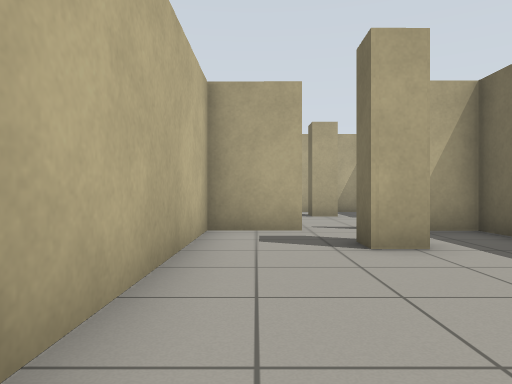
View 1 (above)

24 first-person views from a walk through a Gazebo world. The camera is 0.72 m above the floor, looks level and sees 70° across. The floor is counted in squares, 1 m on a side. Each view is taken from the middle of a square. On the plan, view 1 faces up. The plan holds only what a view shows up to about 11 squares ahead; the rest is blank.

View 2
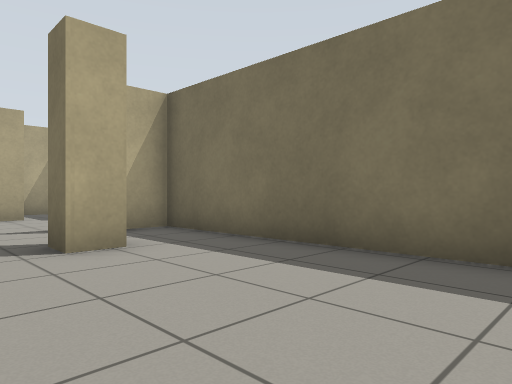

View 3
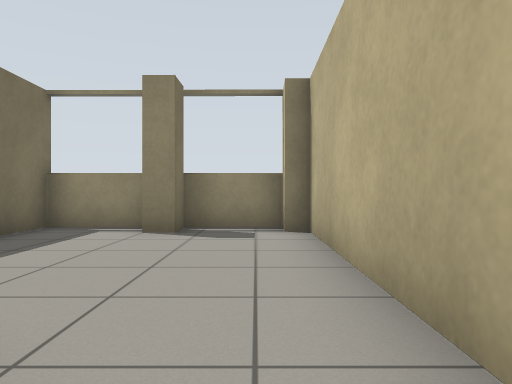

View 4
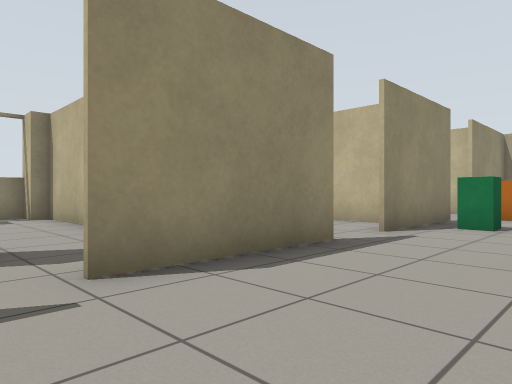

View 5
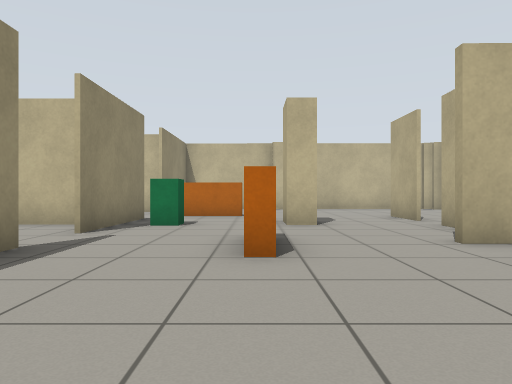

View 6
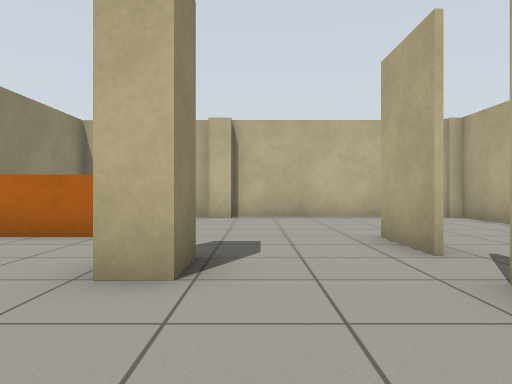

View 7
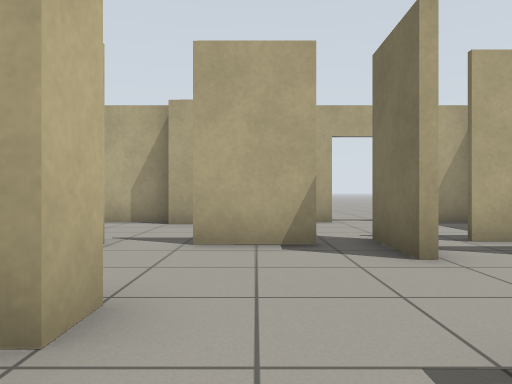

View 8
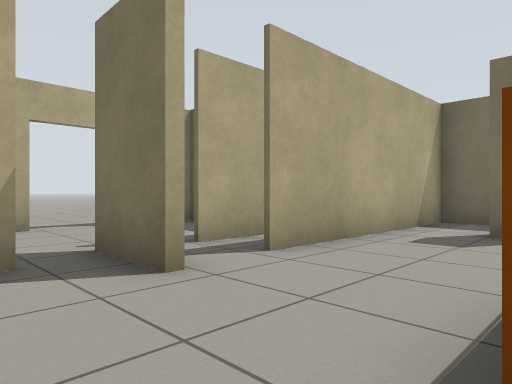

View 9
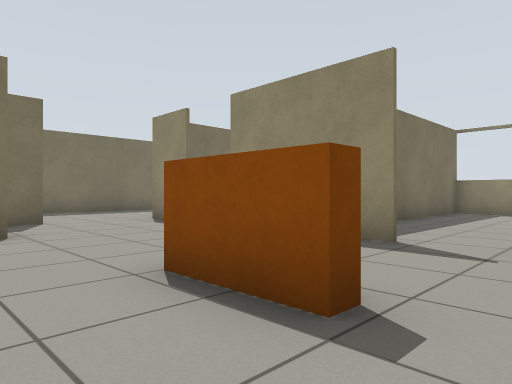

View 10
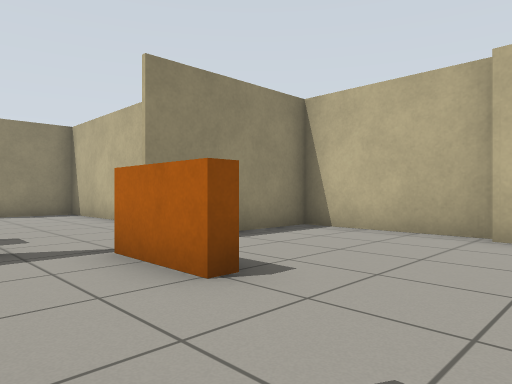

View 11
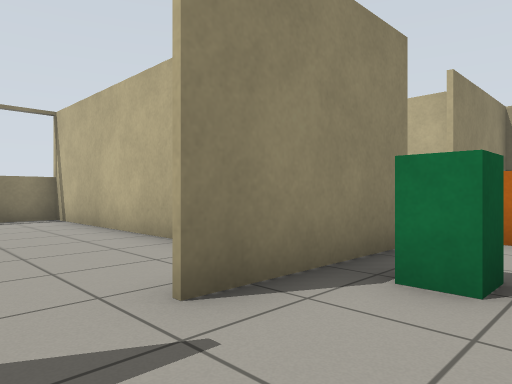

View 12
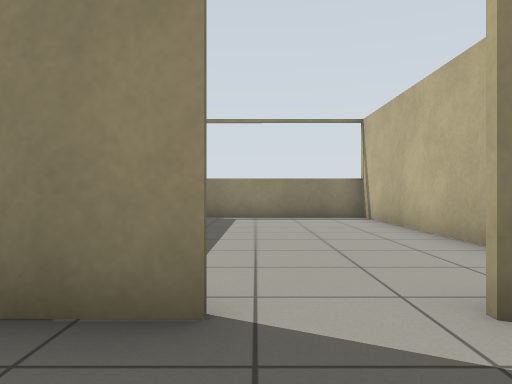

View 13
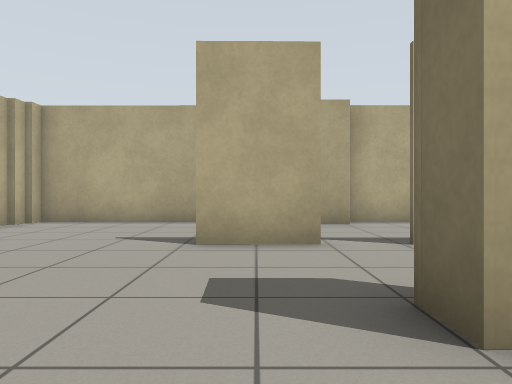

View 14
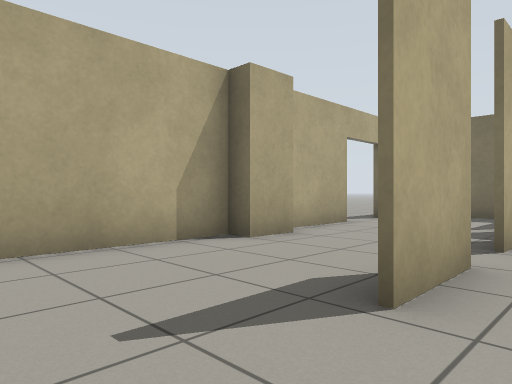

View 15
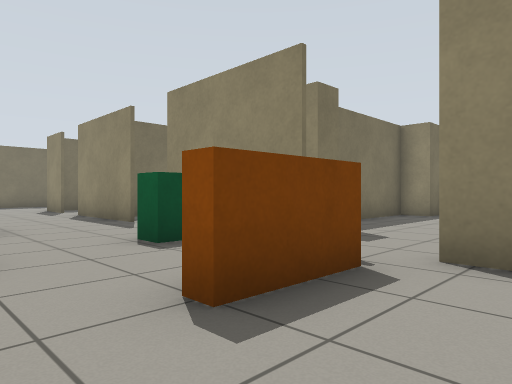

View 16
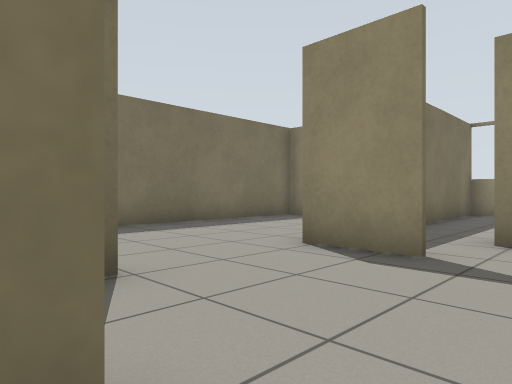

View 17
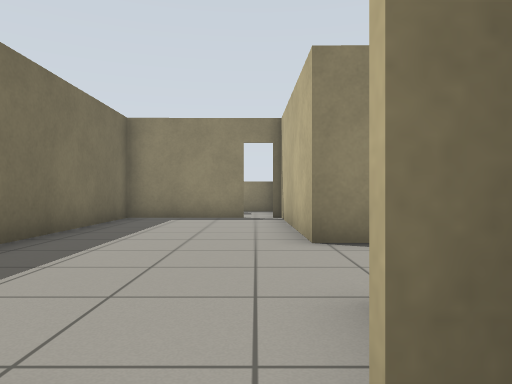

View 18
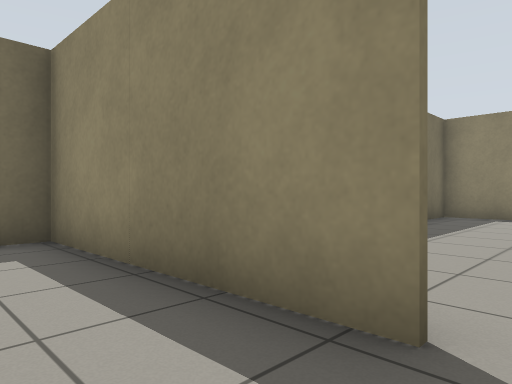

View 19
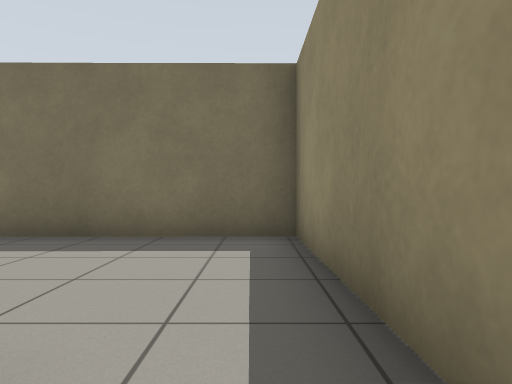

View 20
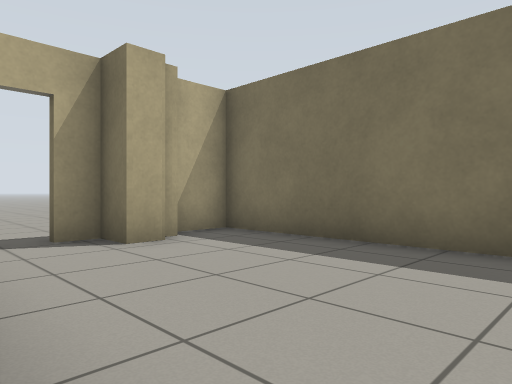

View 21
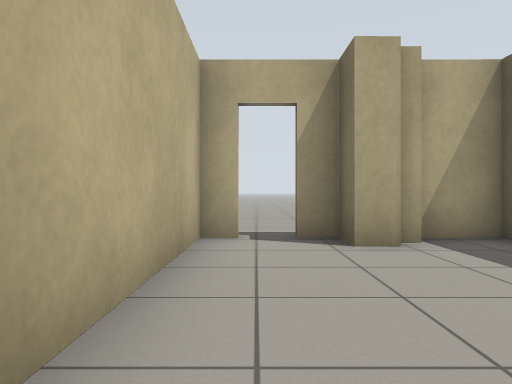

View 22
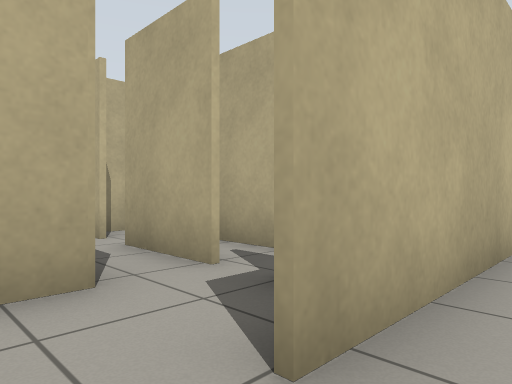

View 23
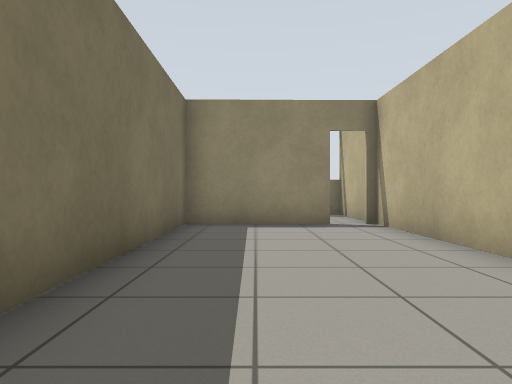

View 24
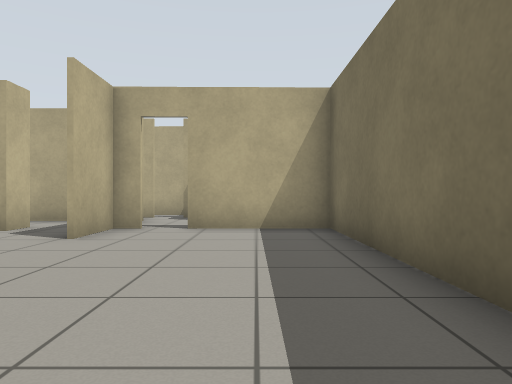

### Floor plan
Points are (right, up) in squares from view 1. A wall is a line through its corners. A room is listed if a view was taken in it or the views show most of it. See-through windows are left out.
Room 1 (views 1, 2, 3)
walls: (2.2, 4.6) (1.5, 4.6) (1.5, 5.4); (1.4, -0.5) (2.1, -0.5); (0.9, 6.8) (-0.9, 6.8) (-1, -0.6); (-0.6, -1.4) (4.3, -1.4); (4.3, -1.7) (4.1, 6.8) (3.1, 6.8)
ways out: opening at (1.5, 7) to room 2
Room 2 (views 4, 5, 6, 7, 8, 9, 10, 11, 12, 13, 14, 15, 16)
walls: (-6, 11.3) (-6, 10.7) (-7, 10.7) (-7, 11.3) (-6, 11.3); (-7.1, 14) (-8.9, 14); (-4.1, 14) (-5.9, 14); (-3.3, 12.8) (-3.2, 14.5); (-3.1, 13.7) (-3.1, 12.8); (-5.8, 17.2) (-7, 17.2) (-7, 17.7) (-13.3, 17.7) (-13.3, 17); (-7.9, 7) (-4.3, 7); (-2.8, 6.9) (0.9, 6.9); (-0.4, 14.3) (-1.9, 14.3); (-3.1, 17.7) (-5.9, 17.7); (0.3, 15.3) (0.3, 15.9); (-13.1, 11.3) (-13.1, 10.6); (-13.5, 10.7) (-13.5, 7) (-9.6, 7); (2.4, 11.5) (2.4, 10.7) (1.7, 10.7) (1.6, 11.5); (0.4, 17.7) (-0.8, 17.7); (-13.5, 17.1) (-13.5, 11.2); (2.5, 6.9) (4.2, 6.9); (4, 11.9) (4, 13) (-1.8, 13); (4.1, 9.6) (4.1, 10.3)
ways out: opening at (1.5, 7) to room 1; opening at (4, 8.5) to room 4; opening at (-3.5, 7) to room 5; gap at (-10, 7) to room 6; gap at (-8, 7) to room 6; open door at (-2.5, 18); gap at (-6.5, 14); gap at (-4, 14); gap at (-2, 14)
objects: orange box (-9, 8) to (-9, 9); green box (-6, 8); orange box (-4, 10) to (-2, 10)
Room 3 (views 17, 18, 19, 20, 21, 22)
walls: (8.9, 16.8) (8.4, 16.8) (8.4, 17.7) (7.6, 17.7); (9.5, 17.2) (9, 17.2); (5.6, 11.3) (10.9, 11.4) (10.8, 17.7) (9.5, 17.7); (4.2, 13.1) (4.2, 12.4); (6.7, 17.7) (6.1, 17.7) (6.1, 13)
ways out: open door at (5, 11) to room 4; open door at (7, 18)
Room 4 (views 23, 24)
walls: (4.2, 6.9) (4.2, 1.8); (5.3, 1.8) (8.6, 1.8) (8.5, 11.2) (5.6, 11.2); (4.8, 11.2) (4.2, 11.2) (4.2, 9.5)
ways out: opening at (4, 8.5) to room 2; open door at (5, 11) to room 3; open door at (5, 2)
Room 5 (no view inside)
walls: (-6, 6.1) (-6.1, -1.6); (-1, 5.4) (-1, 6); (-1.1, 0.4) (-1, 3.1); (-6.1, -1.3) (-1.6, -1.3)
ways out: opening at (-3.5, 7) to room 2
Room 6 (no view inside)
walls: (-7, 4.6) (-7, 5.4); (-10.3, -0.3) (-9.2, -0.3); (-6.1, 0.3) (-6.2, 3.3); (-11.1, 6.5) (-11.1, 0.5)
ways out: gap at (-10, 7) to room 2; gap at (-8, 7) to room 2

Where each view was taken, in squares from view 1:
view 1: 0 up, 0 right, facing up
view 2: 0 up, 0 right, facing up-right
view 3: 6 up, 0 right, facing down
view 4: 10 up, 2 right, facing down-left
view 5: 10 up, 2 right, facing left
view 6: 12 up, 3 left, facing left
view 7: 9 up, 5 left, facing up
view 8: 10 up, 5 left, facing up-right
view 9: 12 up, 5 left, facing down-right
view 10: 12 up, 7 left, facing down-left
view 11: 9 up, 3 left, facing down-left
view 12: 9 up, 3 left, facing down
view 13: 9 up, 8 left, facing up
view 14: 13 up, 11 left, facing up-right
view 15: 11 up, 11 left, facing down-right
view 16: 11 up, 1 right, facing down-right
view 17: 12 up, 5 right, facing down
view 18: 13 up, 5 right, facing down-right
view 19: 12 up, 5 right, facing right
view 20: 12 up, 6 right, facing up-right
view 21: 12 up, 7 right, facing up
view 22: 12 up, 7 right, facing up-left
view 23: 10 up, 7 right, facing down
view 24: 4 up, 7 right, facing up
